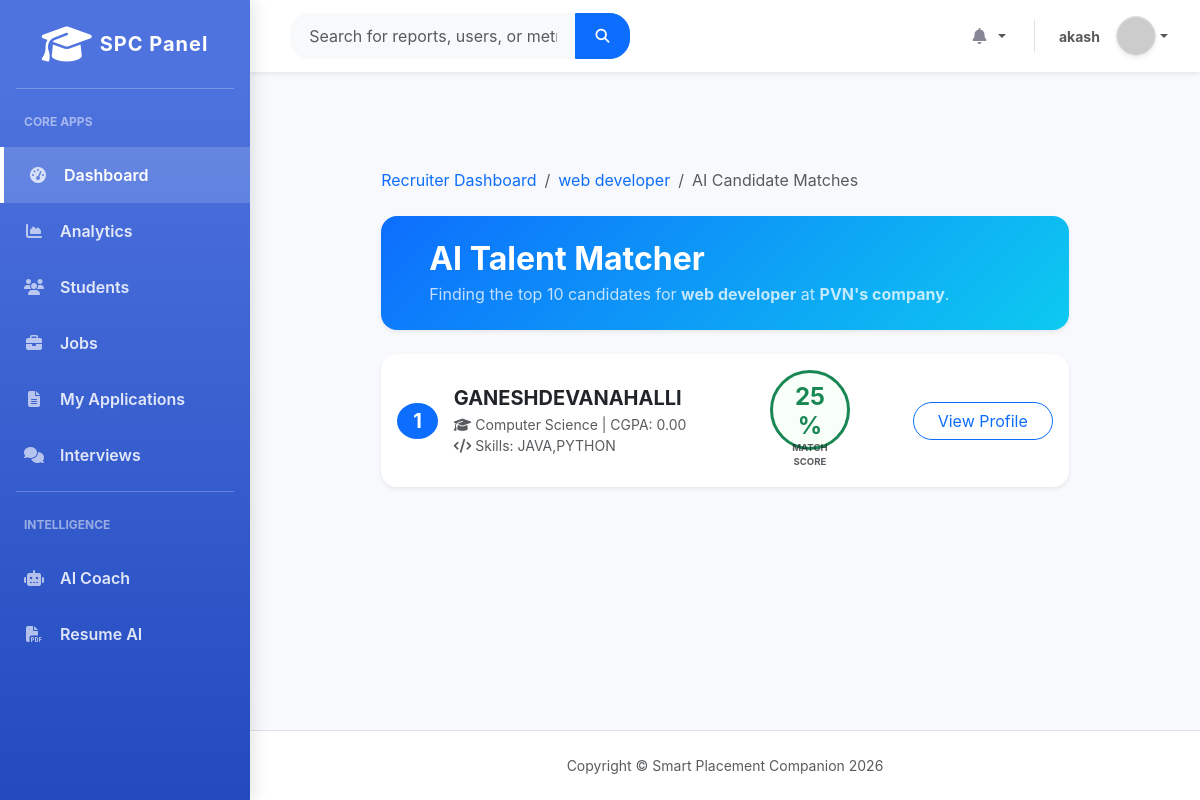
The page /students/jobs/1/candidates/ (signed in) on the database its author committed.
### students/models.py (models this page shows, shortened)
class Job(models.Model):
    title = models.CharField(max_length=150)
    company = models.CharField(max_length=150)
    description = models.TextField()
    required_cgpa = models.DecimalField(max_digits=4, decimal_places=2, default=0.00)
    required_skills = models.TextField(help_text="Comma separated skills")
    location = models.CharField(max_length=200, blank=True)
    salary = models.CharField(max_length=100, blank=True)
    deadline = models.DateField()
    created_at = models.DateTimeField(auto_now_add=True)

class Student(models.Model):
    BRANCH_CHOICES = [
        ('CSE', 'Computer Science'),
        ('ECE', 'Electronics'),
        ('ME', 'Mechanical'),
        ('CE', 'Civil'),
        ('MGT', 'Management'),
    ]
    user = models.OneToOneField(User, null=True, blank=True, on_delete=models.SET_NULL, help_text='Auth user linked to student')
    name = models.CharField(max_length=100)
    email = models.EmailField()
    phone = models.CharField(max_length=20, blank=True, null=True, help_text='Contact Number')
    course = models.CharField(max_length=100)
    branch = models.CharField(max_length=4, choices=BRANCH_CHOICES, default='CSE')
    cgpa = models.DecimalField(max_digits=4, decimal_places=2, default=0.00)
    skills = models.CharField(max_length=255, blank=True, help_text='Comma-separated skills')
    projects = models.TextField(blank=True, null=True, help_text='Brief description of projects or comma separated')
    certifications = models.TextField(blank=True, null=True, help_text='List of certifications')
    linkedin_url = models.URLField(max_length=255, blank=True, null=True)
    github_url = models.URLField(max_length=255, blank=True, null=True)
    bio = models.TextField(blank=True, null=True, help_text='Short professional bio')
    profile_picture = models.ImageField(upload_to='profile_pics/', null=True, blank=True, help_text='Profile Picture Image')
    offer_date = models.DateField(null=True, blank=True, help_text='Date when candidate received an offer')
    resume = models.FileField(upload_to='resumes/', null=True, blank=True, help_text='Student Resume PDF')
    PLACEMENT_CHOICES = (
        ('Placed', 'Placed'),
        ('Not Placed', 'Not Placed')
    )
    placement_status = models.CharField(max_length=20, choices=PLACEMENT_CHOICES, default='Not Placed')
    created_at = models.DateTimeField(auto_now_add=True)
    updated_at = models.DateTimeField(auto_now=True)

### students/views.py (the view)
        @login_required
        def wrapper(request, *args, **kwargs):
            if request.user.is_superuser:
                return fn(request, *args, **kwargs)
            if hasattr(request.user, 'profile') and request.user.profile.role in roles:
                return fn(request, *args, **kwargs)
            return HttpResponseForbidden('You do not have permission to view this page.')

### students/models.py (called while the page is built)
    @property
    def unread_notifications_count(self):
        return self.user.notifications.filter(is_read=False).count()

### students/views.py (called while the page is built)
def role_required(*roles):
    def decorator(fn):
        @login_required
        def wrapper(request, *args, **kwargs):
            if request.user.is_superuser:
                return fn(request, *args, **kwargs)
            if hasattr(request.user, 'profile') and request.user.profile.role in roles:
                return fn(request, *args, **kwargs)
            return HttpResponseForbidden('You do not have permission to view this page.')
        return wrapper
    return decorator

def calculate_match_score(student_skills, job_skills):
    if not student_skills or not job_skills:
        return 0
    s_skills = set([s.strip().lower() for s in student_skills.split(',') if s.strip()])
    j_skills = set([s.strip().lower() for s in job_skills.split(',') if s.strip()])
    if not j_skills:
        return 0
    match_count = len(s_skills.intersection(j_skills))
    return int((match_count / len(j_skills)) * 100)

@login_required
@role_required('officer', 'recruiter', 'admin')
def recruiter_job_candidates(request, job_id):
    job = get_object_or_404(Job, id=job_id)
    students = Student.objects.all().order_by('-cgpa')
    matched_students = []
    for student in students:
        score = calculate_match_score(student.skills, job.required_skills)
        if score > 0:
            student.ai_score = score
            matched_students.append(student)
    matched_students.sort(key=lambda x: x.ai_score, reverse=True)
    return render(request, 'jobs/job_candidates.html', {
        'job': job,
        'candidates': matched_students[:10],  # Top 10 matched
    })

### templates/jobs/job_candidates.html (shortened to what this page needs)
{% extends 'base.html' %}
{% block content %}
<div class="container mt-5 fade-in-up">
    <div class="row mb-5">
        <div class="col-md-10 mx-auto">
            <nav aria-label="breadcrumb" class="mb-4">
                <ol class="breadcrumb">
                    <li class="breadcrumb-item"><a href="{% url 'students:recruiter_dashboard' %}" class="text-decoration-none">Recruiter Dashboard</a></li>
                    <li class="breadcrumb-item"><a href="{% url 'students:job_detail' job.id %}" class="text-decoration-none">{{ job.title }}</a></li>
                    <li class="breadcrumb-item active" aria-current="page">AI Candidate Matches</li>
                </ol>
            </nav>
            <div class="card border-0 shadow-sm rounded-4 p-4 mb-4 bg-gradient-primary text-white">
                <div class="d-flex align-items-center">
                    <div>
                        <h2 class="fw-bold mb-1">AI Talent Matcher</h2>
                        <p class="mb-0 opacity-75">Finding the top 10 candidates for <strong>{{ job.title }}</strong> at <strong>{{ job.company }}</strong>.</p>
                    </div>
                </div>
            </div>
            {% if candidates %}
                <div class="row g-4">
                    {% for student in candidates %}
                        <div class="col-md-12">
                            <div class="card border-0 shadow-sm rounded-4 p-3 hover-lift">
                                <div class="row align-items-center">
                                    <div class="col-md-1 text-center">
                                        <div class="badge bg-primary fs-5 py-2 px-3 rounded-circle">{{ forloop.counter }}</div>
                                    </div>
                                    <div class="col-md-5">
                                        <h5 class="fw-bold mb-1">{{ student.name }}</h5>
                                        <p class="text-muted small mb-0"><i class="fa-solid fa-graduation-cap me-1"></i>{{ student.get_branch_display }} | CGPA: {{ student.cgpa }}</p>
                                        <p class="text-muted small mb-0"><i class="fa-solid fa-code me-1"></i>Skills: {{ student.skills }}</p>
                                    </div>
                                    <div class="col-md-3 text-center">
                                        <div class="ai-score-ring d-inline-block">
                                            <h4 class="fw-bold text-success mb-0">{{ student.ai_score }}%</h4>
                                            <div class="small text-muted text-uppercase fw-bold" style="font-size: 0.6rem;">Match Score</div>
                                        </div>
                                    </div>
                                    <div class="col-md-3 text-end">
                                        <a href="{% url 'students:student_profile_view_param' student.id %}" class="btn btn-outline-primary rounded-pill px-4">View Profile</a>
                                    </div>
                                </div>
                            </div>
                        </div>
                    {% endfor %}
                </div>
            {% endif %}
        </div>
    </div>
</div>
{% endblock %}

### templates/includes/navbar.html (shortened to what this page needs)
<nav class="navbar navbar-expand w-100 navbar-light bg-white topbar mb-4 static-top shadow-sm px-4 d-flex justify-content-between">
    <form class="d-none d-sm-inline-block form-inline me-auto ms-md-3 my-2 my-md-0 mw-100 navbar-search">
        <div class="input-group">
            <input type="text" class="form-control bg-light border-0 small" placeholder="Search for reports, users, or metrics..." aria-label="Search" style="border-radius: 20px 0 0 20px; padding: 0.6rem 1.2rem;">
            <button class="btn btn-primary" type="button" style="border-radius: 0 20px 20px 0; padding: 0.6rem 1.2rem;">
                <i class="fas fa-search fa-sm"></i>
            </button>
        </div>
    </form>
    <ul class="navbar-nav ms-auto align-items-center">
        <li class="nav-item dropdown no-arrow mx-1">
            <a class="nav-link dropdown-toggle" href="#" id="alertsDropdown" role="button" data-bs-toggle="dropdown">
                <i class="fas fa-bell fa-fw text-gray-400"></i>
            </a>
        </li>
        <li class="nav-item dropdown no-arrow d-flex align-items-center">
            <a class="nav-link dropdown-toggle d-flex align-items-center" href="#" id="userDropdown" role="button" data-bs-toggle="dropdown">
                <span class="me-3 d-none d-lg-inline text-gray-600 small fw-bold">{{ user.username|default:"Active User" }}</span>
                <img class="img-profile rounded-circle shadow-sm border" src="https://ui-avatars.com/api/?name={{ user.username|default:'Active+User' }}&background=4e73df&color=fff&bold=true" style="width: 2.5rem; height: 2.5rem;">
            </a>
        </li>
    </ul>
</nav>

### templates/base.html (style rules this page uses)
:root { --sidebar-width: 250px; --primary-color: #4e73df; --bg-light: #f8f9fc; --text-gray-400: #d1d3e2; --text-gray-800: #5a5c69; }
body { font-family: 'Inter', -apple-system, BlinkMacSystemFont, "Segoe UI", Roboto, "Helvetica Neue", Arial, sans-serif; background-color: var(--bg-light); overflow-x: hidden; color: var(--text-gray-800); }
.text-gray-400 { color: #858796 !important; }
.card { border: none; border-radius: 0.75rem; box-shadow: 0 0.15rem 1.75rem 0 rgba(58, 59, 69, 0.1); transition: transform 0.2s ease-in-out, box-shadow 0.2s ease; }

### templates/jobs/job_candidates.html (style rules this page uses)
.bg-gradient-primary { background: linear-gradient(135deg, #0d6efd 0%, #0dcaf0 100%); }
.hover-lift { transition: transform 0.2s ease, box-shadow 0.2s ease; }
.ai-score-ring { padding: 10px; border: 3px solid #198754; border-radius: 50%; width: 80px; height: 80px; display: flex; flex-direction: column; justify-content: center; align-items: center; background: #f8fff9; }

### rows shown on the page
Job: title "web developer", company "PVN's company"
Student: name "GANESHDEVANAHALLI", branch "Computer Science", cgpa "0.00", skills "JAVA,PYTHON", ai_score "25"

### other values the page prints
{{ user.username|default:"Active User" }} "akash"
